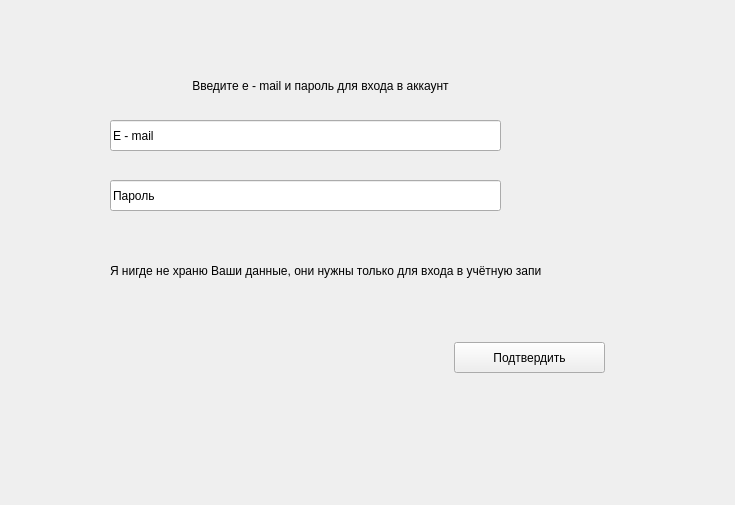
<?xml version="1.0" encoding="UTF-8"?>
<ui version="4.0">
 <class>registrate</class>
 <widget class="QWidget" name="registrate">
  <property name="geometry">
   <rect>
    <x>0</x>
    <y>0</y>
    <width>735</width>
    <height>505</height>
   </rect>
  </property>
  <property name="windowTitle">
   <string>Form</string>
  </property>
  <widget class="QLabel" name="label">
   <property name="geometry">
    <rect>
     <x>110</x>
     <y>70</y>
     <width>421</width>
     <height>31</height>
    </rect>
   </property>
   <property name="text">
    <string>Введите e - mail и пароль для входа в аккаунт</string>
   </property>
   <property name="alignment">
    <set>Qt::AlignCenter</set>
   </property>
  </widget>
  <widget class="QPushButton" name="pushButton">
   <property name="geometry">
    <rect>
     <x>454</x>
     <y>342</y>
     <width>151</width>
     <height>31</height>
    </rect>
   </property>
   <property name="text">
    <string>Подтвердить</string>
   </property>
   <property name="checkable">
    <bool>false</bool>
   </property>
  </widget>
  <widget class="QLineEdit" name="lineEdit">
   <property name="geometry">
    <rect>
     <x>110</x>
     <y>120</y>
     <width>391</width>
     <height>31</height>
    </rect>
   </property>
   <property name="text">
    <string>E - mail</string>
   </property>
  </widget>
  <widget class="QLineEdit" name="lineEdit_2">
   <property name="geometry">
    <rect>
     <x>110</x>
     <y>180</y>
     <width>391</width>
     <height>31</height>
    </rect>
   </property>
   <property name="text">
    <string>Пароль</string>
   </property>
  </widget>
  <widget class="QLabel" name="label_2">
   <property name="geometry">
    <rect>
     <x>110</x>
     <y>260</y>
     <width>431</width>
     <height>21</height>
    </rect>
   </property>
   <property name="text">
    <string>Я нигде не храню Ваши данные, они нужны только для входа в учётную запись</string>
   </property>
  </widget>
 </widget>
 <resources/>
 <connections/>
</ui>
